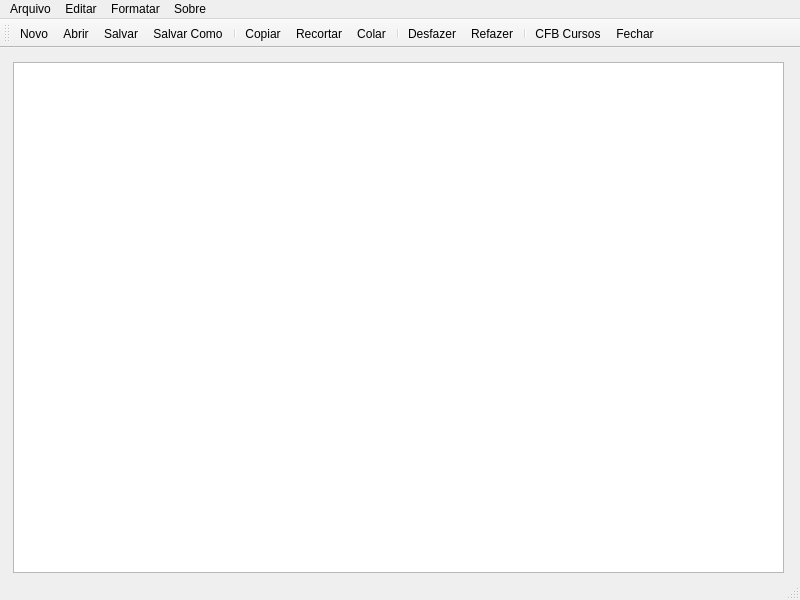
<?xml version="1.0" encoding="UTF-8"?>
<ui version="4.0">
 <class>MainWindow</class>
 <widget class="QMainWindow" name="MainWindow">
  <property name="geometry">
   <rect>
    <x>0</x>
    <y>0</y>
    <width>800</width>
    <height>600</height>
   </rect>
  </property>
  <property name="windowTitle">
   <string>MainWindow</string>
  </property>
  <widget class="QWidget" name="centralwidget">
   <widget class="QTextEdit" name="textEdit">
    <property name="geometry">
     <rect>
      <x>13</x>
      <y>14</y>
      <width>771</width>
      <height>511</height>
     </rect>
    </property>
   </widget>
  </widget>
  <widget class="QMenuBar" name="menubar">
   <property name="geometry">
    <rect>
     <x>0</x>
     <y>0</y>
     <width>800</width>
     <height>25</height>
    </rect>
   </property>
   <widget class="QMenu" name="menuArquivo">
    <property name="title">
     <string>Arquivo</string>
    </property>
    <addaction name="actionNovo"/>
    <addaction name="actionAbrir"/>
    <addaction name="separator"/>
    <addaction name="actionSalvar"/>
    <addaction name="actionSalvar_Como"/>
    <addaction name="separator"/>
    <addaction name="actionImprimir"/>
    <addaction name="separator"/>
    <addaction name="actionFechar"/>
   </widget>
   <widget class="QMenu" name="menuEditar">
    <property name="title">
     <string>Editar</string>
    </property>
    <addaction name="actionDesfazer"/>
    <addaction name="actionRefazer"/>
    <addaction name="separator"/>
    <addaction name="actionColar"/>
    <addaction name="actionCopiar"/>
    <addaction name="actionRecortar"/>
   </widget>
   <widget class="QMenu" name="menuSobre">
    <property name="title">
     <string>Sobre</string>
    </property>
    <addaction name="actionCFB_Cursos"/>
   </widget>
   <widget class="QMenu" name="menuFormatar">
    <property name="title">
     <string>Formatar</string>
    </property>
    <addaction name="actionFonte"/>
    <addaction name="actionCor"/>
    <addaction name="actionCor_de_Fundo"/>
   </widget>
   <addaction name="menuArquivo"/>
   <addaction name="menuEditar"/>
   <addaction name="menuFormatar"/>
   <addaction name="menuSobre"/>
  </widget>
  <widget class="QStatusBar" name="statusbar"/>
  <widget class="QToolBar" name="toolBar">
   <property name="windowTitle">
    <string>toolBar</string>
   </property>
   <attribute name="toolBarArea">
    <enum>TopToolBarArea</enum>
   </attribute>
   <attribute name="toolBarBreak">
    <bool>false</bool>
   </attribute>
   <addaction name="actionNovo"/>
   <addaction name="actionAbrir"/>
   <addaction name="actionSalvar"/>
   <addaction name="actionSalvar_Como"/>
   <addaction name="separator"/>
   <addaction name="actionCopiar"/>
   <addaction name="actionRecortar"/>
   <addaction name="actionColar"/>
   <addaction name="separator"/>
   <addaction name="actionDesfazer"/>
   <addaction name="actionRefazer"/>
   <addaction name="separator"/>
   <addaction name="actionCFB_Cursos"/>
   <addaction name="actionFechar"/>
  </widget>
  <action name="actionNovo">
   <property name="text">
    <string>Novo</string>
   </property>
  </action>
  <action name="actionAbrir">
   <property name="text">
    <string>Abrir</string>
   </property>
  </action>
  <action name="actionSalvar">
   <property name="text">
    <string>Salvar</string>
   </property>
  </action>
  <action name="actionSalvar_Como">
   <property name="text">
    <string>Salvar Como</string>
   </property>
  </action>
  <action name="actionFechar">
   <property name="text">
    <string>Fechar</string>
   </property>
  </action>
  <action name="actionCopiar">
   <property name="text">
    <string>Copiar</string>
   </property>
  </action>
  <action name="actionRecortar">
   <property name="text">
    <string>Recortar</string>
   </property>
  </action>
  <action name="actionColar">
   <property name="text">
    <string>Colar</string>
   </property>
  </action>
  <action name="actionDesfazer">
   <property name="text">
    <string>Desfazer</string>
   </property>
  </action>
  <action name="actionRefazer">
   <property name="text">
    <string>Refazer</string>
   </property>
  </action>
  <action name="actionCFB_Cursos">
   <property name="text">
    <string>CFB Cursos</string>
   </property>
  </action>
  <action name="actionFonte">
   <property name="text">
    <string>Fonte</string>
   </property>
  </action>
  <action name="actionCor">
   <property name="text">
    <string>Cor da Fonte</string>
   </property>
  </action>
  <action name="actionCor_de_Fundo">
   <property name="text">
    <string>Cor de Fundo</string>
   </property>
  </action>
  <action name="actionImprimir">
   <property name="text">
    <string>Imprimir</string>
   </property>
  </action>
 </widget>
 <resources/>
 <connections/>
</ui>
